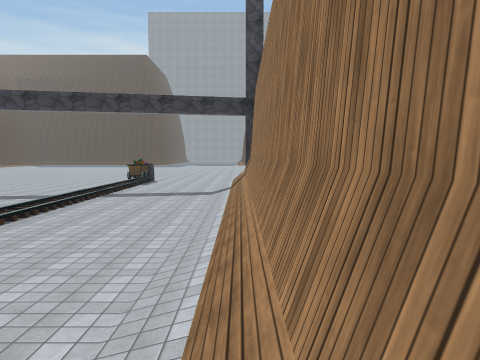
[1] (above)

24 first-person views from a walk through a scene from a Unity 3-D project. The camera is 1.5 m above the floor, tilts 4° down and sees 70° across. The floor is counted in squares, 2.53 m on a side. Each view is taken from the middle of a square. On the plan, view 1 faces up. The plan holds only what a view shows up to about 10 squares ahead; the rest is blank. The place goes on beyond the plan. The player character is not drawn. Some surface patterns are stand-ins.

[2]
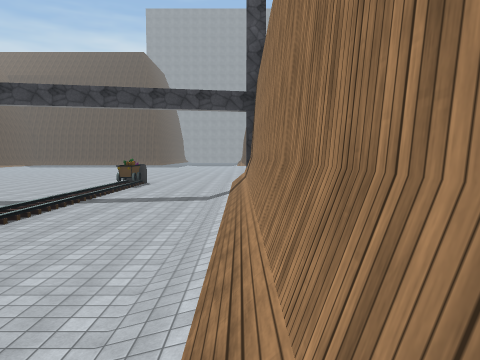

[3]
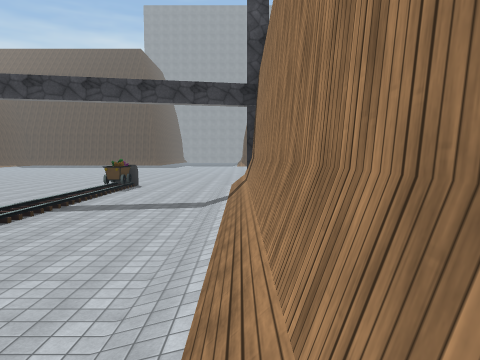

[4]
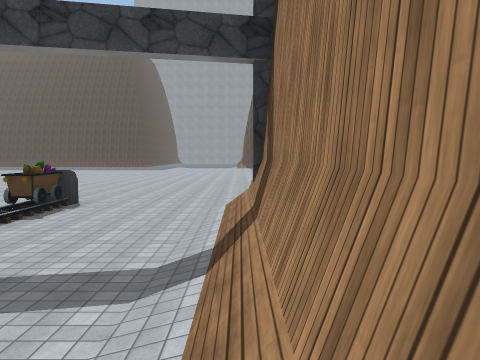

[5]
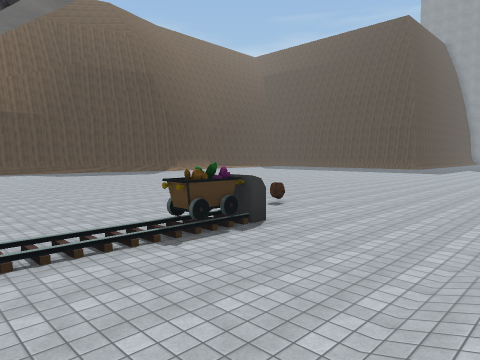

[6]
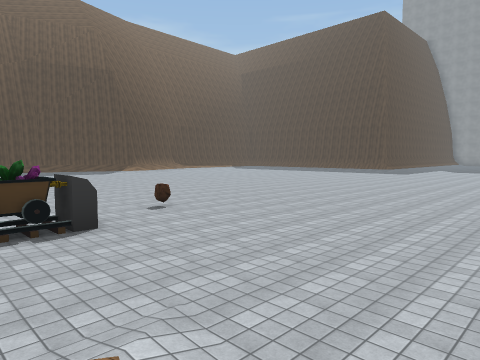

[7]
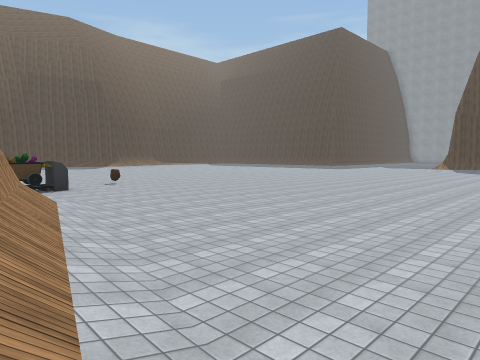

[8]
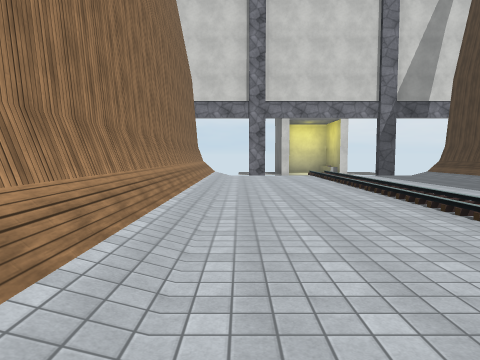

[9]
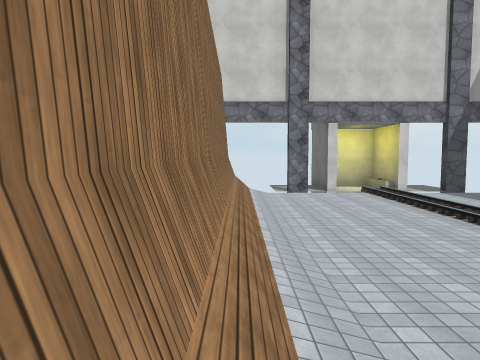

[10]
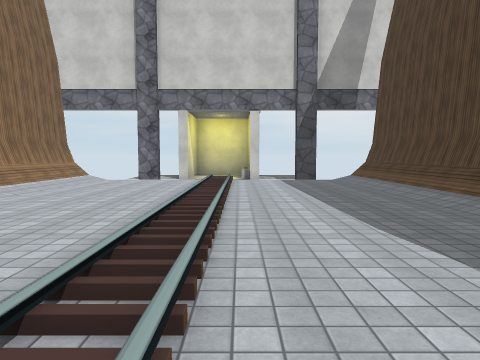

[11]
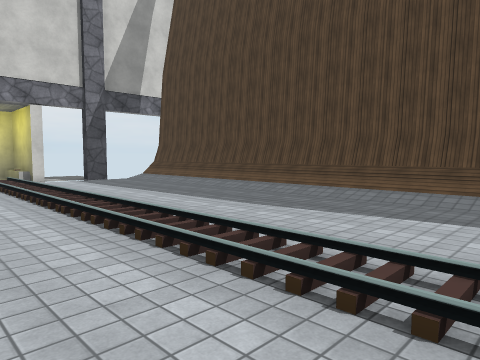

[12]
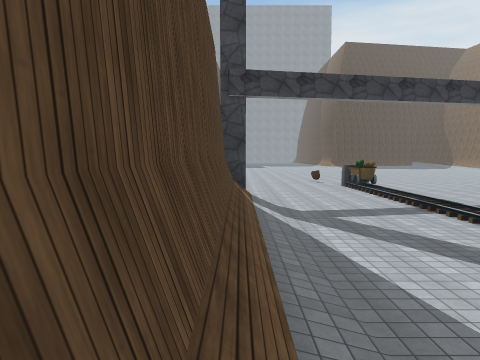

[13]
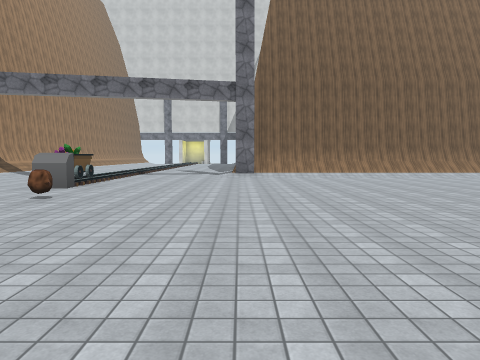

[14]
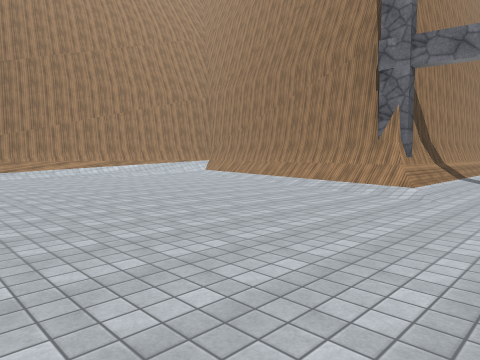

[15]
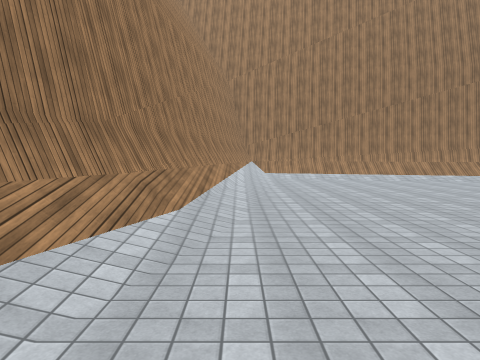

[16]
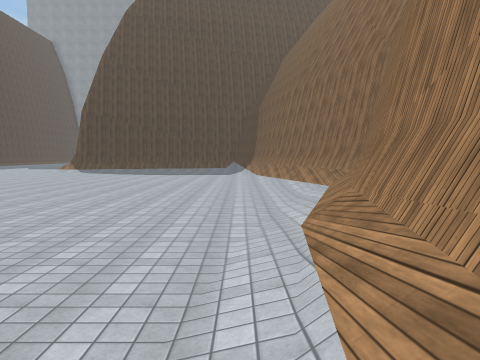

[17]
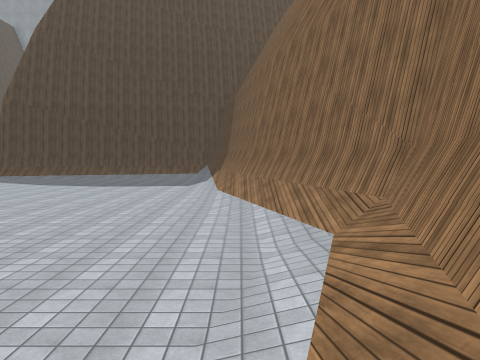

[18]
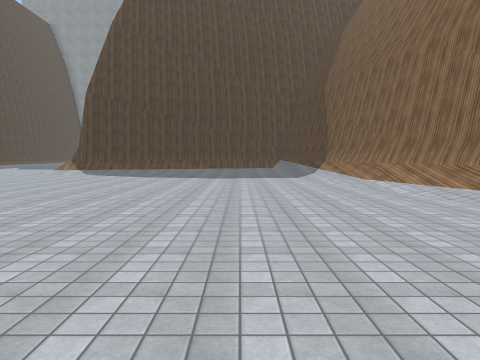

[19]
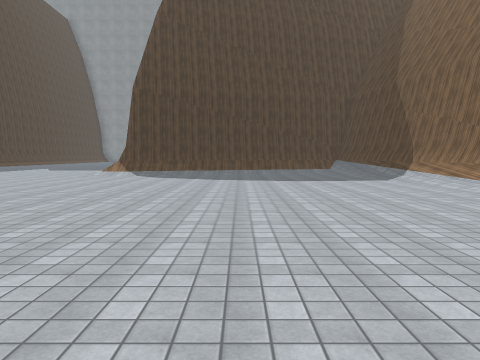

[20]
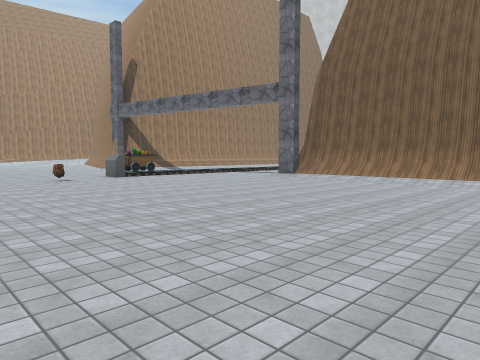

[21]
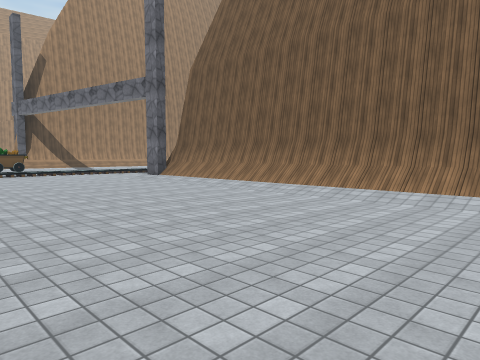

[22]
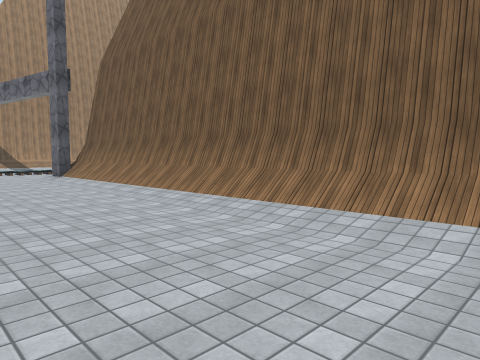

[23]
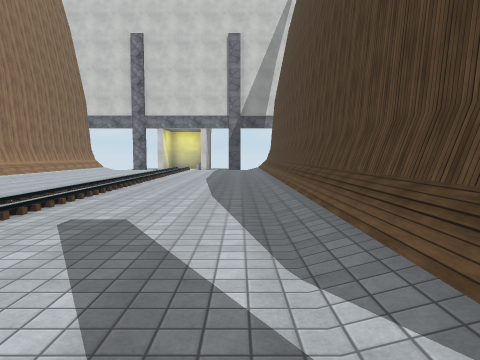

[24]
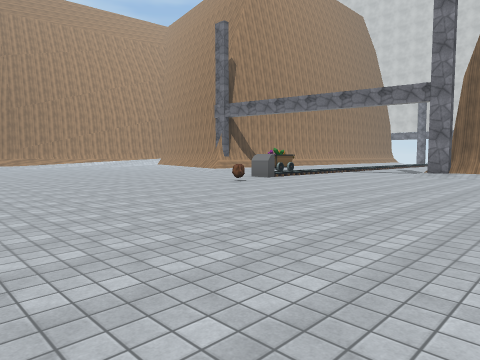

### Floor plan
Key: @ floor where view 1 was taken; # wall or solid block; x gap in a wall; . floor; / step, stairs or slope; C car; R rock.
Columns run from 16 left of view 1 to 11 right of it. Each row starts with its distance up from view 1.
 28               ........../#
 27               ........../#
 26               ........../#
 25                ........./#
 24                 ......../##
 23                 ........./#
 22               .. ......../#
 21              ...  ......./##
 20       ....  .... ........./#
 19       .................../##
 18       .................../#
 17    ....................../#
 16    ...................../##
 15    ...................../#
 14  ...........R.........../#
 13  ......................./#
 12 .............C../......./#
 11 ............//..#///....##
 10 ............//..#####///#
  9 /////////#..//../#  #####
  8  #########..//../#
  7         #/..//../#
  6         #/..//../#
  5         #/..//../#
  4         #/..//../#
  3         #/../ ../#
  2         #/..//../#
  1         #/..//../#
  0         #/..//..@#
 -1         #/..//../#
 -2         #/..//../#
 -3         #/..//../
 -4         #/..//../
 -5         #/..//../#
 -6         #/..//../#
 -7         # x##### #

Positions as (right, up) in squares from view 1, and headings:
1: (0, 0), facing up
2: (0, 1), facing up
3: (0, 2), facing up
4: (0, 6), facing up
5: (0, 9), facing up-left
6: (1, 11), facing up-left
7: (5, 10), facing up-left
8: (-1, 4), facing down
9: (0, 2), facing down
10: (-4, 2), facing down
11: (-2, 2), facing down-left
12: (-7, 2), facing up
13: (-7, 19), facing down
14: (-2, 17), facing down-right
15: (8, 19), facing down
16: (8, 13), facing up
17: (9, 17), facing up
18: (6, 17), facing up
19: (4, 18), facing up
20: (-13, 17), facing down-right
21: (-15, 14), facing down-right
22: (-16, 12), facing down-right
23: (-6, 8), facing down
24: (-10, 20), facing down-right
